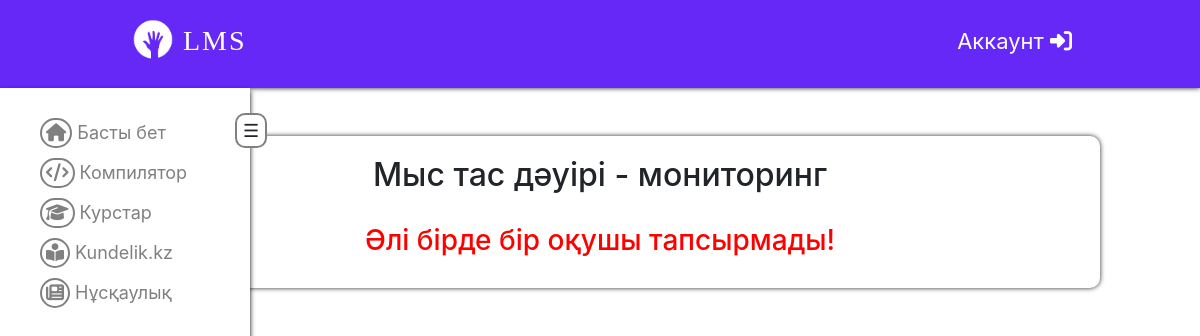
The page /course/result/2 on the database as committed earlier.
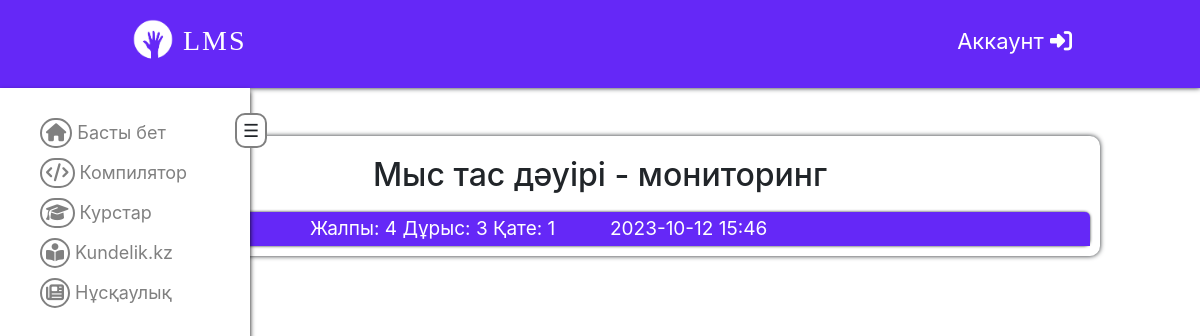
The same page on the database as committed later.
### course/models.py (models this page shows, shortened)
class Course(models.Model):
	title	= models.CharField('Сабақ тақырыбы', max_length = 75)
	date	= models.DateTimeField('Сабақ уақыты')
	teacher	= models.ForeignKey(User, verbose_name = 'Сабақты қосты', on_delete = models.CASCADE)
	task_f	= models.ManyToManyField(TaskIsFill, verbose_name='Тапсырма түрі (Код және бос орын)', blank=True, related_name = 'course_task')
	task_t	= models.ManyToManyField(TaskIsTest, verbose_name='Тапсырма түрі (Тест)', blank=True, related_name = 'course_task')
	task_i 	= models.ManyToManyField(TaskIsIdentify, verbose_name='Тапсырма түрі (Сәйкестендір)', blank=True, related_name = 'course_task')
	course_type = models.CharField(verbose_name = 'Сабақ түрі', choices = SUBJECT_TYPE_OPTIONS, default = SUBJECT_TYPE_SELF, max_length = 50)
	synup	= models.CharField(max_length=100,
		verbose_name='Сыныпты көрсетіңіз',
		choices=COURSE_TYPE_OPTIONS,
		default=COURSE_TYPE_SELF)
	class Meta:
		verbose_name = 'Урок'
		verbose_name_plural = 'Уроки'

class UserResult(models.Model):
	user 		= models.ForeignKey(User, on_delete = models.CASCADE)
	course 		= models.ForeignKey(Course, on_delete = models.CASCADE, default = 0)
	all_task	= models.CharField('Жалпы сұрақ', max_length = 3)
	true_task	= models.CharField('Дұрыс сұрақ', max_length = 3)
	false_task	= models.CharField('Қате сұрақ', max_length = 3)
	date 		= models.CharField('Уақыты', max_length = 35, default = 'Белгісіз')
	feedback 	= models.CharField('Кері байланыс', max_length = 520, default = 'Кері байланыс жоқ')
	user_false_answers = models.TextField('Қате сұрақтар', blank = True, default = 'Қате сұрақтар белгісіз')
	class Meta:
		verbose_name = 'Результат'
		verbose_name_plural = 'Результаты'

### course/views.py (the view)
# urls.py: path('result/<int:pk>', views.CourseDetailResultView.as_view(), name='user_result'),
class CourseDetailResultView(DetailView):
	model = Course
	template_name = 'course/course_result.html'
	def get_context_data(self, **kwargs):
		context = super(CourseDetailResultView, self).get_context_data(**kwargs)
		context['user_results'] = UserResult.objects.filter(course = self.object.id)
		return context

### course/templates/course/course_result.html (shortened to what this page needs)
{% extends 'base.html' %}
{% block content %}
<div class="container">
	<div class="user-result-block">
		<h2>{{ object.title }} - мониторинг</h2>
		{% if user_results %}
			{% for user_b in user_results %}
			<details>
				<summary>
					<div class="users-block">
					<div class="user-name">{{ user_b.user.first_name }} {{ user_b.user.last_name }}</div>
					<div class="user-results">
						<span>Жалпы: {{ user_b.all_task }}</span>
						<span>Дұрыс: {{ user_b.true_task }}</span>
						<span>Қате: {{ user_b.false_task }}</span>
					</div>
					<div class="user-date">
						{{ user_b.date|slice:"0:16" }}
					</div>
					</div>
				</summary>
			</details>
			{% endfor %}
		{% else %}
			<div class="not-content">
				<h3>Әлі бірде бір оқушы тапсырмады!</h3>
			</div>
		{% endif %}
	</div>
</div>
{% endblock %}

### main/templates/base.html (shortened to what this page needs)
{% load static %}
<!DOCTYPE html>
<html>
<head lang="kk">
	<link rel="icon" type="image/png" href="{% static 'image/icon-round.png' %}">	<link rel="stylesheet" href="https://cdn.jsdelivr.net/npm/bootstrap@4.6.1/dist/css/bootstrap.min.css">
	<link rel="stylesheet" type="text/css" href="{% static 'style/style.css' %}">
</head>
<body>
	<header>
		<div class="header-title clear-fix">
			<div class="header-title-left">
				<img src="{% static 'image/icon.png' %}">
				<p>LMS</p>
			</div>
			<div class="header-title-right">
				{% if request.user.is_authenticated %}
				<a href="{% url 'profile' request.user.id  %}"><i class="fas fa-user-graduate"></i> {{ request.user }}</a>
				<a href="{% url 'logout' %}" id="logout"><i class="fas fa-power-off"></i></a>
				{% else %}
				<a href="{% url 'members' %}"><span>Аккаунт</span> <i class="fas fa-sign-in-alt"></i></a>
				{% endif %}
			</div>
		</div>
	</header>
	<nav>
		<div id="open_menu">☰</div>
		<ul>
			<li><a href="{% url 'main' %}"><i class="fas fa-home"></i> <span class="nav-link-text">Басты бет</span></a></li>
			<li><a href="{% url 'compiler' %}"><i class="fas fa-code"></i> <span class="nav-link-text">Компилятор</span></a></li>
			<li><a href="{% url 'subject' %}"><i class="fas fa-graduation-cap"></i> <span class="nav-link-text">Курстар</span></a></li>
			<li><a href="https://kundelik.kz/teachers/" target="_blank"><i class="fas fa-book-reader"></i> <span class="nav-link-text">Kundelik.kz</span></a></li>
			<li><a href="{% url 'documentation' %}"><i class="fas fa-newspaper"></i> <span class="nav-link-text">Нұсқаулық</span></a></li>
		</ul>
	</nav>
	<main>
		{% block content %}
		{% endblock %}
	</main>
</body>
</html>

### main/static/style/style.css (style rules this page uses)
* { margin: 0; padding: 0; }
body { background: #fff; overflow-x:hidden; }
header { width: 100%; background: ; position: relative; }
main { display: none; }
.clear-fix:after { content: ""; display: table; clear: both; }
.header-title { text-align: center; font-size: 28px; background: #6528F7; padding: 10px; box-shadow: 0 0 5px; width: 100%; }
.header-title img { width: 50px; height: 50px; }
.header-title p { font-family: fantasy; color: #fff; margin-top: 5px; margin-left: 5px; letter-spacing: 2px; }
.header-title-right a { color: #fff; font-size: 22px; height: 15px; }
.header-title-right a i { padding-top: 5px; }
.header-title-left { float: left; display: flex; margin-left: 10%; margin-top: 5px; }
.header-title-right { float: right; display: flex; margin-right: 10%; margin-top: 15px; }
nav { padding-top: 20px; position: absolute; left: 0; width: 250px; background: #fff; height: 100vh; box-shadow: 0 3px 5px #000; z-index: 100; }
#open_menu { position: absolute; top: 25px; left: 235px; font-size: 18px; cursor: pointer; background: #fff; padding: 2px 6px; border: 2px solid gray; border-radius: 10px; }
nav li { font-size: 18px; display: block; padding-top: 10px; cursor: pointer; padding-left: 40px; }
nav li a { text-decoration: none; color: gray; }
nav li i { border: 2px solid gray; display: inline-block; border-radius: 50px; padding: 4px; font-size: 18px; }
.container { max-width: 100%; margin-top: 3em; position: relative; }
.user-result-block { width: 1000px; background: #fff; box-shadow: 0 0 5px; border-radius: 10px; margin: auto; padding: 10px; }
.user-result-block h2 { text-align: center; padding: 10px; }
.users-block div { display: inline-block; }
.users-block { padding: 2.5px; background: #6528F7; font-size: 19px; color: #fff; position: relative; border-top-right-radius: 5px; border-top-left-radius: 5px; margin-top: 5px; }
.user-results { left: 200px; position: absolute; }
.user-date { position: absolute; left: 500px; }
.user-result-block summary { display: block; cursor: pointer; }
.user-result-block details { box-shadow: 0 0 3px; border-radius: 6px; }

Rows that differ between the two databases and show on the page:
added UserResult: all_task "4", true_task "3", false_task "1", date "2023-10-12 15:46"
Other text that changed with them:
text no longer shown: "Әлі бірде бір оқушы тапсырмады!"
